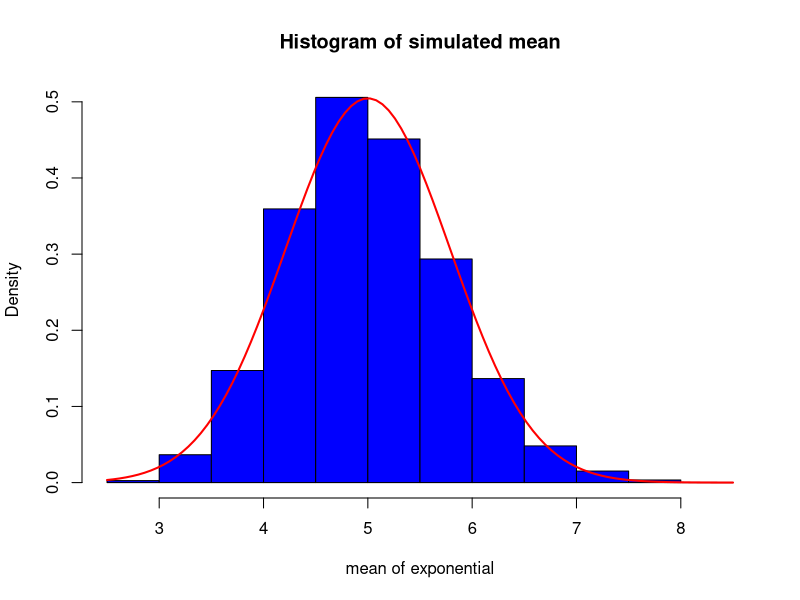
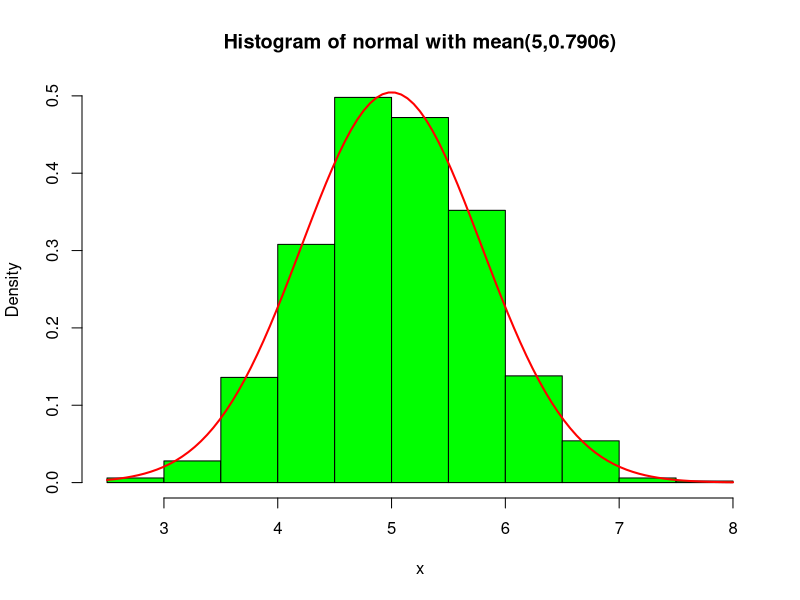

The R source for these figures, in order:
## ---- chunk 1
n= 40
lambda = 0.2
k=10000
list_of_exponential = array(1:k)

for(i in 1:k){
  list_of_exponential[i] = mean(rexp(n, lambda))
}

## ---- chunk 2
mean_of_average = mean(list_of_exponential)
mean_of_average
## ---- chunk 3
sd_mean = sd(list_of_exponential)
sd_mean

## ---- chunk 4
std<-((1/lambda)/sqrt(40))
std
## ---- chunk 5
mean(list_of_exponential) + c(-1,1)*1.96*sd(list_of_exponential)/sqrt(nrow(list_of_exponential))

## ---- chunk 6
    hist(list_of_exponential, freq= FALSE, col = "blue", main = "Histogram of simulated mean", xlab = "mean of exponential")
    curve(dnorm(x, mean=5, sd=std), 
          col="red", lwd=2, add=TRUE)


## ---- chunk 7
x<-rnorm(1000,5, std) 
hist(x, freq= FALSE, col = "green",main = "Histogram of normal with mean(5,0.7906)")
curve(dnorm(x, mean=5, sd=std), 
          col="red", lwd=2, add=TRUE)

